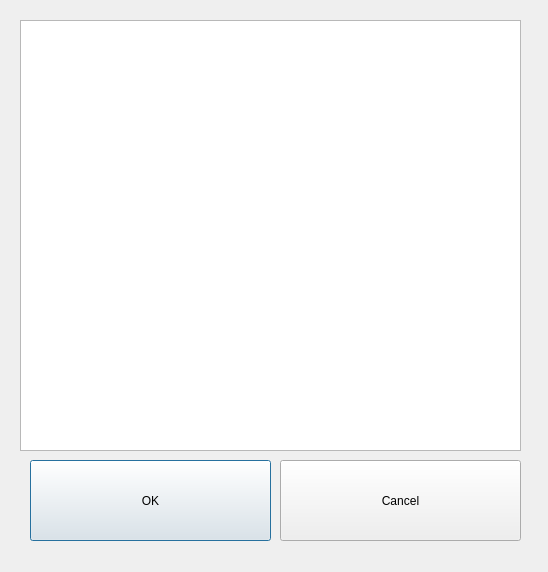
<?xml version="1.0" encoding="UTF-8"?>
<ui version="4.0">
 <class>StockDialog</class>
 <widget class="QDialog" name="StockDialog">
  <property name="windowModality">
   <enum>Qt::NonModal</enum>
  </property>
  <property name="enabled">
   <bool>true</bool>
  </property>
  <property name="geometry">
   <rect>
    <x>0</x>
    <y>0</y>
    <width>548</width>
    <height>572</height>
   </rect>
  </property>
  <property name="maximumSize">
   <size>
    <width>1024</width>
    <height>960</height>
   </size>
  </property>
  <property name="windowTitle">
   <string>Dialog</string>
  </property>
  <widget class="QPushButton" name="okButton">
   <property name="geometry">
    <rect>
     <x>30</x>
     <y>460</y>
     <width>241</width>
     <height>81</height>
    </rect>
   </property>
   <property name="text">
    <string>OK</string>
   </property>
  </widget>
  <widget class="QPushButton" name="cancelButton">
   <property name="geometry">
    <rect>
     <x>280</x>
     <y>460</y>
     <width>241</width>
     <height>81</height>
    </rect>
   </property>
   <property name="text">
    <string>Cancel</string>
   </property>
  </widget>
  <widget class="QTableWidget" name="stocklistTable">
   <property name="geometry">
    <rect>
     <x>20</x>
     <y>20</y>
     <width>501</width>
     <height>431</height>
    </rect>
   </property>
   <property name="editTriggers">
    <set>QAbstractItemView::NoEditTriggers</set>
   </property>
   <property name="selectionBehavior">
    <enum>QAbstractItemView::SelectRows</enum>
   </property>
   <property name="sortingEnabled">
    <bool>true</bool>
   </property>
   <property name="rowCount">
    <number>0</number>
   </property>
   <property name="columnCount">
    <number>2</number>
   </property>
   <attribute name="horizontalHeaderVisible">
    <bool>false</bool>
   </attribute>
   <attribute name="verticalHeaderVisible">
    <bool>false</bool>
   </attribute>
   <column/>
   <column/>
  </widget>
 </widget>
 <resources/>
 <connections/>
</ui>
